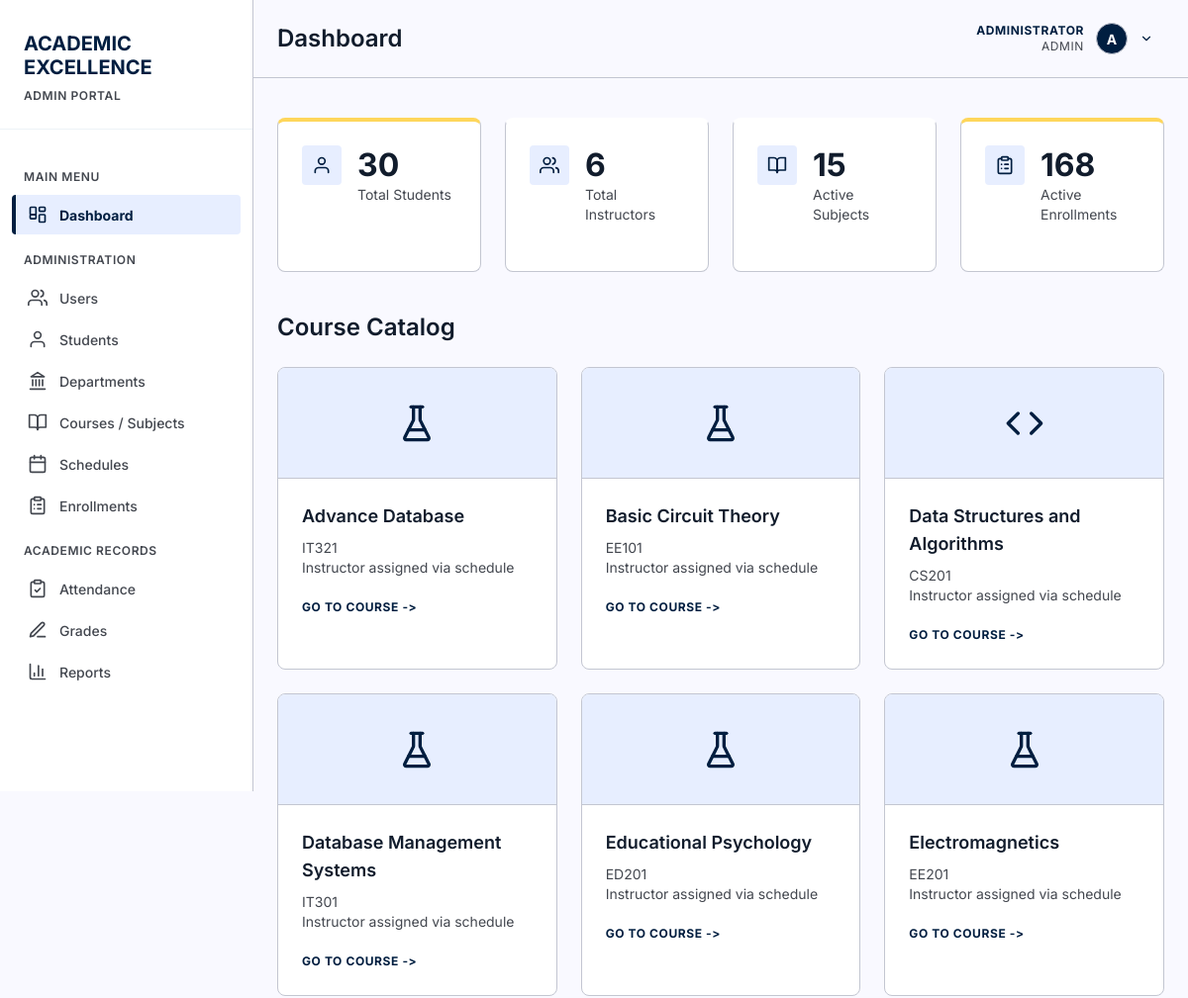
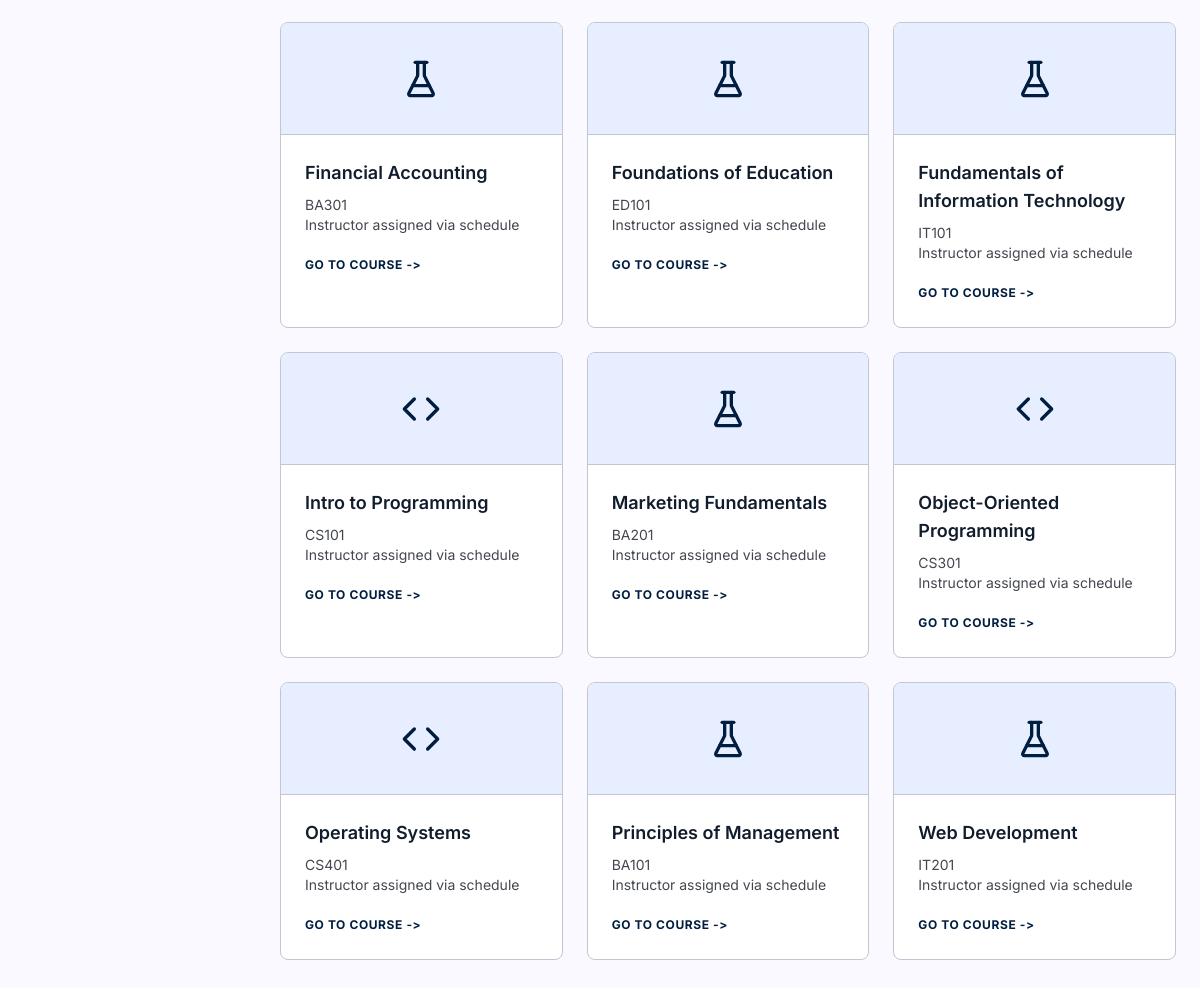
/index.php (signed in), run on the app's committed database (2 pictures, top to bottom).
### tables this page shows
CREATE TABLE "users" (
                    id INTEGER PRIMARY KEY AUTOINCREMENT,
                    username TEXT NOT NULL UNIQUE,
                    password TEXT NOT NULL,
                    full_name TEXT NOT NULL,
                    email TEXT UNIQUE,
                    role TEXT NOT NULL DEFAULT 'student' CHECK(role IN ('admin', 'instructor', 'student')),
                    is_active INTEGER NOT NULL DEFAULT 1 CHECK(is_active IN (0, 1)),
                    last_login_at DATETIME,
                    created_at DATETIME NOT NULL DEFAULT CURRENT_TIMESTAMP,
                    updated_at DATETIME NOT NULL DEFAULT CURRENT_TIMESTAMP
                );

CREATE TABLE subjects (
        id INTEGER PRIMARY KEY AUTOINCREMENT,
        subject_code TEXT UNIQUE NOT NULL,
        subject_name TEXT NOT NULL,
        description TEXT,
        credits INTEGER DEFAULT 3,
        created_at TIMESTAMP DEFAULT CURRENT_TIMESTAMP
    , department_id INTEGER REFERENCES departments(id) ON DELETE SET NULL, course_level INTEGER, is_active INTEGER NOT NULL DEFAULT 1 CHECK(is_active IN (0, 1)), updated_at DATETIME);

### includes/auth.php (called while the page is built, shortened)
<?php
require_once __DIR__ . '/../config/database.php';
function currentUser() {
    static $user = false;
    if ($user === false) {
        $db = getDB();
        $stmt = $db->prepare("SELECT * FROM users WHERE id = :id AND is_active = 1");
        $stmt->execute([':id' => (int) $_SESSION['user_id']]);
        $user = $stmt->fetch() ?: null;
    }
    return $user;
}
function isLoggedIn() {
    return currentUser() !== null;
}
function requireLogin() {
    if (!isLoggedIn()) {
        header('Location: ' . baseUrl() . 'login.php');
        exit();
    }
}
function roleLabel($role) {
    return [
        'admin'      => 'Admin',
        'instructor' => 'Teacher',
        'student'    => 'Student'
    ][$role] ?? ucfirst((string) $role);
}

### config/database.php (called while the page is built, shortened)
<?php
function getDB() {
    static $db = null;
    if ($db === null) {
        try {
            $db = new PDO('sqlite:' . DB_PATH);
            $db->setAttribute(PDO::ATTR_ERRMODE, PDO::ERRMODE_EXCEPTION);
            $db->setAttribute(PDO::ATTR_DEFAULT_FETCH_MODE, PDO::FETCH_ASSOC);
            $db->exec('PRAGMA foreign_keys = ON');
        } catch (PDOException $e) {
            die("Database connection failed: " . $e->getMessage());
        }
    }
    return $db;
}
function querySingle($sql) {
    $db = getDB();
    $stmt = $db->query($sql);
    return $stmt->fetchColumn();
}

### index.php (the view, shortened to what this page needs)
<?php
require_once 'includes/functions.php';
requireLogin();
$pageTitle = 'Dashboard';
$db = getDB();
$user = currentUser();
$role = $user['role'];
$stats = [];
if ($role === 'admin') {
    $stats = [
        ['user', querySingle("SELECT COUNT(*) FROM students"), 'Total Students'],
        ['users', querySingle("SELECT COUNT(*) FROM instructors"), 'Total Instructors'],
        ['book-open', querySingle("SELECT COUNT(*) FROM subjects WHERE is_active = 1"), 'Active Subjects'],
        ['clipboard-list', querySingle("SELECT COUNT(*) FROM enrollments WHERE status = 'Enrolled'"), 'Active Enrollments']
    ];
}
$iconClass = "
    CASE
        WHEN s.subject_code LIKE 'MATH%' THEN 'math'
        WHEN s.subject_code LIKE 'ENG%' THEN 'english'
        WHEN s.subject_code LIKE 'BIO%' THEN 'biology'
        WHEN s.subject_code LIKE 'CS%' OR s.subject_code LIKE 'PROG%' THEN 'programming'
        ELSE 'science'
    END
";
$subjects = [];
if ($role === 'student') {
    $stmt = $db->prepare("
        SELECT s.subject_name, s.subject_code, cs.section_code, cs.schedule,
               ins.first_name, ins.last_name,
               $iconClass AS icon_class, s.id
        FROM enrollments e
        JOIN course_sections cs ON e.section_id = cs.id
        JOIN subjects s ON cs.subject_id = s.id
        JOIN instructors ins ON cs.instructor_id = ins.id
        WHERE e.student_id = :sid AND e.status = 'Enrolled'
        ORDER BY s.subject_name
    ");
    $stmt->execute([':sid' => $student['id']]);
    $subjects = $stmt->fetchAll();
} else {
    $subjects = $db->query("
        SELECT s.subject_name, s.subject_code, NULL AS section_code, NULL AS schedule,
               NULL AS first_name, NULL AS last_name,
               $iconClass AS icon_class, s.id
        FROM subjects s WHERE s.is_active = 1
        ORDER BY s.subject_name
    ")->fetchAll();
}
include 'includes/header.php';
?>
<div class="dashboard-stats">
    <?php foreach ($stats as $stat): ?>
    <div class="stat-card">
        <div class="stat-icon"><?php echo icon($stat[0], 20); ?></div>
        <div class="stat-info">
            <h3><?php echo $stat[1]; ?></h3>
            <p><?php echo $stat[2]; ?></p>
        </div>
    </div>
    <?php endforeach; ?>
</div>
<div class="subjects-header">
    <h2><?php echo $role === 'admin' ? 'Course Catalog' : 'My Subjects'; ?></h2>
</div>
<div class="subjects-grid">
    <?php foreach ($subjects as $subject): ?>
    <div class="subject-card">
        <div class="subject-card-icon <?php echo $subject['icon_class']; ?>">
            <?php echo icon(subjectIcon($subject['icon_class']), 40); ?>
        </div>
        <div class="subject-card-body">
            <h3 class="subject-card-title"><?php echo htmlspecialchars($subject['subject_name']); ?></h3>
            <p class="subject-card-section">
                <?php echo htmlspecialchars($subject['subject_code']); ?>
            </p>
            <p class="subject-card-professor">
                <?php if ($subject['first_name']): ?>
                    <?php echo htmlspecialchars('Prof. ' . $subject['first_name'] . ' ' . $subject['last_name']); ?>
                    <?php if ($subject['schedule']): ?>
                        <br><?php echo htmlspecialchars($subject['schedule']); ?>
                    <?php endif; ?>
                <?php else: ?>
                    Instructor assigned via schedule
                <?php endif; ?>
            </p>
            <a href="pages/subject-detail.php?id=<?php echo $subject['id']; ?>" class="subject-card-link">GO TO COURSE</a>
        </div>
    </div>
    <?php endforeach; ?>
</div>
<?php include 'includes/footer.php'; ?>

### includes/header.php (shortened to what this page needs)
<?php
$currentPage = basename($_SERVER['PHP_SELF'], '.php');
$assetPrefix = $currentPage === 'index' ? '' : '../';
$user = currentUser();
$role = $user['role'];
$fullName = $user['full_name'];
$roleLabel = roleLabel($role);
$avatarLetter = strtoupper(substr($fullName, 0, 1));
?>
<!DOCTYPE html>
<html lang="en">
<head>
    <link rel="stylesheet" href="<?php echo $assetPrefix; ?>assets/css/style.css">
</head>
<body>
    <aside class="sidebar">
        <div class="sidebar-header">
            <h1>
                <span class="red">ACADEMIC</span><br>
                <span class="white">EXCELLENCE</span>
            </h1>
            <span class="portal-label"><?php echo strtoupper($roleLabel); ?> PORTAL</span>
        </div>
        <nav class="sidebar-menu">
            <div class="menu-category">Main Menu</div>
            <a href="<?php echo $assetPrefix; ?>index.php" class="menu-item <?php echo $currentPage === 'index' ? 'active' : ''; ?>">
                <span class="icon"><?php echo icon('dashboard'); ?></span>
                Dashboard
            </a>
            <?php if ($role === 'admin'): ?>
                <div class="menu-category">Administration</div>
                <a href="<?php echo $assetPrefix; ?>pages/users.php" class="menu-item <?php echo $currentPage === 'users' ? 'active' : ''; ?>">
                    <span class="icon"><?php echo icon('users'); ?></span>
                    Users
                </a>
                <a href="<?php echo $assetPrefix; ?>pages/students.php" class="menu-item <?php echo $currentPage === 'students' ? 'active' : ''; ?>">
                    <span class="icon"><?php echo icon('user'); ?></span>
                    Students
                </a>
                <a href="<?php echo $assetPrefix; ?>pages/departments.php" class="menu-item <?php echo $currentPage === 'departments' ? 'active' : ''; ?>">
                    <span class="icon"><?php echo icon('landmark'); ?></span>
                    Departments
                </a>
                <a href="<?php echo $assetPrefix; ?>pages/manage-subjects.php" class="menu-item <?php echo $currentPage === 'manage-subjects' ? 'active' : ''; ?>">
                    <span class="icon"><?php echo icon('book-open'); ?></span>
                    Courses / Subjects
                </a>
                <a href="<?php echo $assetPrefix; ?>pages/schedules.php" class="menu-item <?php echo $currentPage === 'schedules' ? 'active' : ''; ?>">
                    <span class="icon"><?php echo icon('calendar'); ?></span>
                    Schedules
                </a>
                <a href="<?php echo $assetPrefix; ?>pages/enrollments.php" class="menu-item <?php echo $currentPage === 'enrollments' ? 'active' : ''; ?>">
                    <span class="icon"><?php echo icon('clipboard-list'); ?></span>
                    Enrollments
                </a>
                <div class="menu-category">Academic Records</div>
                <a href="<?php echo $assetPrefix; ?>pages/attendance.php" class="menu-item <?php echo $currentPage === 'attendance' ? 'active' : ''; ?>">
                    <span class="icon"><?php echo icon('clipboard-check'); ?></span>
                    Attendance
                </a>
                <a href="<?php echo $assetPrefix; ?>pages/grades.php" class="menu-item <?php echo $currentPage === 'grades' ? 'active' : ''; ?>">
                    <span class="icon"><?php echo icon('pen-line'); ?></span>
                    Grades
                </a>
                <a href="<?php echo $assetPrefix; ?>pages/reports.php" class="menu-item <?php echo $currentPage === 'reports' ? 'active' : ''; ?>">
                    <span class="icon"><?php echo icon('bar-chart'); ?></span>
                    Reports
                </a>
            <?php endif; ?>
        </nav>
    </aside>
    <div class="main-content">
        <header class="top-header">
            <h1 class="page-title"><?php echo $pageTitle ?? 'Dashboard'; ?></h1>
            <div class="user-info">
                <div class="user-menu">
                    <button class="user-menu-toggle" type="button" aria-haspopup="true" aria-expanded="false">
                        <div class="user-meta">
                            <span class="user-name"><?php echo htmlspecialchars($fullName); ?></span>
                            <span class="user-role"><?php echo $roleLabel; ?></span>
                        </div>
                        <div class="user-avatar"><?php echo $avatarLetter; ?></div>
                        <?php echo icon('chevron-down', 14); ?>
                    </button>
                </div>
            </div>
        </header>
        <div class="page-content">

### includes/icons.php (shortened to what this page needs)
<?php
function icon($name, $size = 20) {
    return '<svg xmlns="http://www.w3.org/2000/svg" width="' . $size . '" height="' . $size
        . '" viewBox="0 0 24 24" fill="none" stroke="currentColor" stroke-width="2"'
        . ' stroke-linecap="round" stroke-linejoin="round" aria-hidden="true">'
        . $icons[$name] . '</svg>';
}
function subjectIcon($class) {
    return [
        'math'        => 'sigma',
        'english'     => 'book',
        'biology'     => 'dna',
        'programming' => 'code'
    ][$class] ?? 'flask';
}

### data on the page
users: role "ADMIN", full_name "ADMINISTRATOR", full_name "A"
subjects: $size 40 (drawn), subject_name "Advance Database", subject_code "IT321"
subjects: $size 40 (drawn), subject_name "Basic Circuit Theory", subject_code "EE101"
subjects: $size 40 (drawn), subject_name "Data Structures and Algorithms", subject_code "CS201"
subjects: $size 40 (drawn), subject_name "Database Management Systems", subject_code "IT301"
subjects: $size 40 (drawn), subject_name "Educational Psychology", subject_code "ED201"
subjects: $size 40 (drawn), subject_name "Electromagnetics", subject_code "EE201"
subjects: $size 40 (drawn), subject_name "Financial Accounting", subject_code "BA301"
subjects: $size 40 (drawn), subject_name "Foundations of Education", subject_code "ED101"
subjects: $size 40 (drawn), subject_name "Fundamentals of Information Technology", subject_code "IT101"
subjects: $size 40 (drawn), subject_name "Intro to Programming", subject_code "CS101"
subjects: $size 40 (drawn), subject_name "Marketing Fundamentals", subject_code "BA201"
subjects: $size 40 (drawn), subject_name "Object-Oriented Programming", subject_code "CS301"
subjects: $size 40 (drawn), subject_name "Operating Systems", subject_code "CS401"
subjects: $size 40 (drawn), subject_name "Principles of Management", subject_code "BA101"
subjects: $size 40 (drawn), subject_name "Web Development", subject_code "IT201"

### other printed values
$pageTitle "Dashboard"
$stat[1] "30"
$stat[2] "Total Students"
$stat[1] "6"
$stat[2] "Total Instructors"
$stat[1] "15"
$stat[2] "Active Subjects"
$stat[1] "168"
$stat[2] "Active Enrollments"
